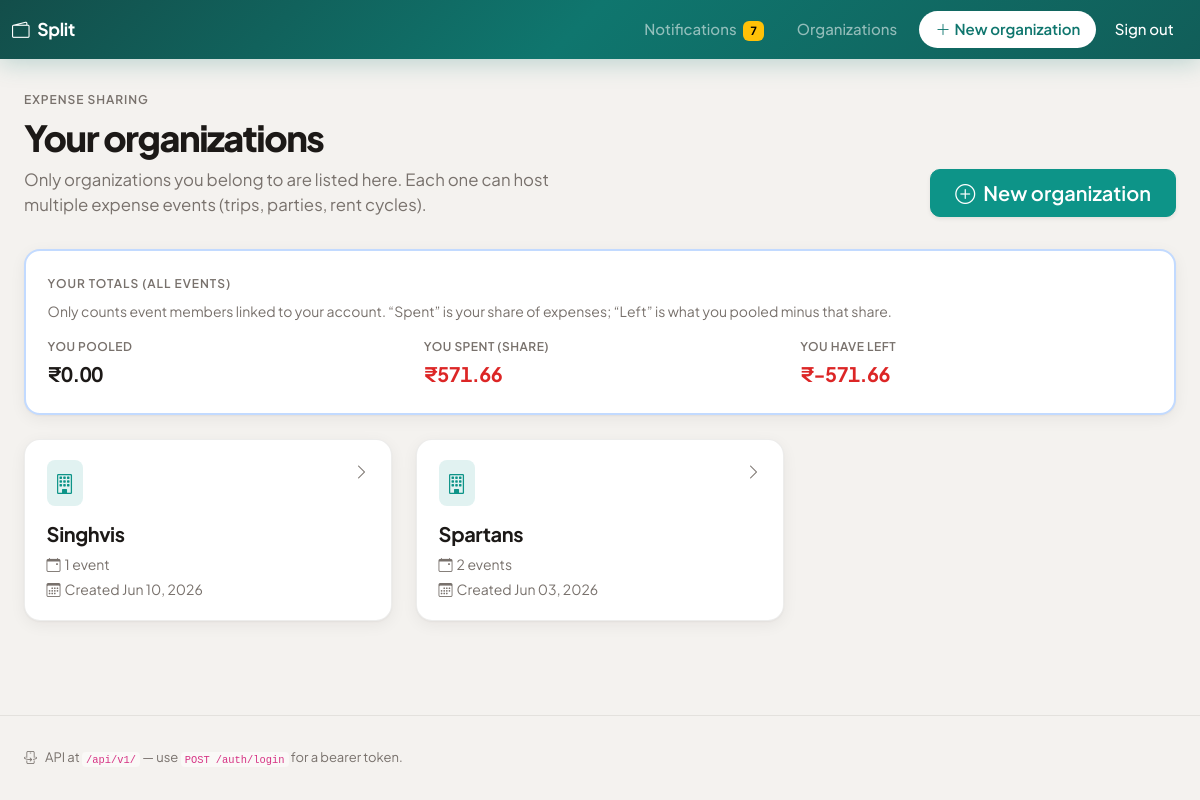
The page /orgs (signed in) on the database its author committed.
### app/models.py (models this page shows)
class Organization(Base):
    __tablename__ = "organizations"
    id: Mapped[int] = mapped_column(primary_key=True, autoincrement=True)
    name: Mapped[str] = mapped_column(String(200), nullable=False)
    created_by_user_id: Mapped[int | None] = mapped_column(
        ForeignKey("users.id"), nullable=True, index=True
    )
    created_at: Mapped[datetime] = mapped_column(DateTime, default=datetime.utcnow)
    members: Mapped[list["OrganizationMember"]] = relationship(
        back_populates="organization", cascade="all, delete-orphan"
    )
    events: Mapped[list["Event"]] = relationship(
        back_populates="organization", cascade="all, delete-orphan"
    )
    org_contributions: Mapped[list["OrganizationContribution"]] = relationship(
        back_populates="organization", cascade="all, delete-orphan"
    )

### app/routers/web.py (the view)
@router.get("/orgs", response_class=HTMLResponse)
def page_orgs(request: Request, db: Session = Depends(get_db)):
    uid = require_session_user(request)
    if isinstance(uid, RedirectResponse):
        return uid
    orgs = services.list_organizations_for_user(db, uid)
    summary = services.user_personal_balance_summary(db, uid)
    return templates.TemplateResponse(
        request,
        "orgs.html",
        {
            "orgs": orgs,
            "title": "Your organizations",
            "summary": summary,
        },
    )

### templates/orgs.html (shortened to what this page needs)
{% extends "base.html" %}
{% block content %}
<div class="et-hero d-flex flex-column flex-lg-row align-items-lg-end justify-content-lg-between gap-3">
  <div>
    <p class="et-eyebrow mb-2">Expense sharing</p>
    <h1 class="et-hero-title">Your organizations</h1>
    <p class="et-hero-lead">Only organizations you belong to are listed here. Each one can host multiple expense events (trips, parties, rent cycles).</p>
  </div>
  <a href="/orgs/new" class="btn btn-primary btn-lg px-4 align-self-start align-self-lg-end shadow-sm">
    <i class="bi bi-plus-circle me-2"></i>New organization
  </a>
</div>
<div class="et-card mb-4 border-primary border-opacity-25" style="border-width: 2px;">
  <div class="et-card-body py-4">
    <p class="et-eyebrow mb-2">Your totals (all events)</p>
    <p class="small et-muted mb-3">Only counts event members linked to your account. “Spent” is your share of expenses; “Left” is what you pooled minus that share.</p>
    <div class="row g-4 align-items-end">
      <div class="col-md-4">
        <div class="et-metric">
          <span class="et-metric-label">You pooled</span>
          <span class="et-metric-value et-metric-value--pooled fs-5">{{ summary.total_contributed | money }}</span>
        </div>
      </div>
      <div class="col-md-4">
        <div class="et-metric">
          <span class="et-metric-label">You spent (share)</span>
          <span class="et-metric-value et-metric-value--expended fs-5">{{ summary.total_expended | money }}</span>
        </div>
      </div>
      <div class="col-md-4">
        <div class="et-metric">
          <span class="et-metric-label">You have left</span>
          <span class="et-metric-value fs-5 {% if summary.total_remaining >= 0 %}et-metric-value--remaining-pos{% else %}et-metric-value--remaining-neg{% endif %}">
            {{ summary.total_remaining | money }}
          </span>
        </div>
      </div>
    </div>
  </div>
</div>
{% if not orgs %}
<div class="et-empty">
  <div class="et-empty-icon"><i class="bi bi-building"></i></div>
  <h2 class="h5 fw-bold mb-2">No organizations yet</h2>
  <p class="et-muted mb-4 mx-auto" style="max-width: 24rem;">Create an organization for your family, team, or roommates. Then add events under it to track separate pools and expenses.</p>
  <a href="/orgs/new" class="btn btn-primary"><i class="bi bi-plus-lg me-2"></i>Create your first organization</a>
</div>
{% else %}
<div class="row g-4">
  {% for o in orgs %}
  <div class="col-md-6 col-xl-4">
    <a href="/orgs/{{ o.id }}" class="text-decoration-none text-reset d-block h-100 et-card et-card-interactive">
      <div class="et-card-body h-100 d-flex flex-column">
        <div class="d-flex justify-content-between align-items-start gap-2 mb-3">
          <div class="rounded-3 p-2 d-inline-flex" style="background: var(--et-accent-soft); color: var(--et-accent);">
            <i class="bi bi-building fs-5"></i>
          </div>
          <i class="bi bi-chevron-right et-muted"></i>
        </div>
        <h2 class="h5 fw-bold mb-2" style="letter-spacing: -0.02em;">{{ o.name }}</h2>
        <p class="small et-muted mb-1">
          <i class="bi bi-calendar-event me-1"></i>{{ o.events | length }} event{% if o.events | length != 1 %}s{% endif %}
        </p>
        <p class="small et-muted mb-0 mt-auto">
          <i class="bi bi-calendar3 me-1"></i>Created {{ o.created_at.strftime('%b %d, %Y') }}
        </p>
      </div>
    </a>
  </div>
  {% endfor %}
</div>
{% endif %}
{% endblock %}

### static/app.css (style rules this page uses)
:root { --et-bg: #f4f2ef; --et-bg-elevated: #ffffff; --et-surface-2: #faf9f7; --et-text: #1c1917; --et-text-muted: #78716c; --et-border: rgba(28, 25, 23, 0.08); --et-border-strong: rgba(28, 25, 23, 0.12); --et-accent: #0d9488; --et-accent-hover: #0f766e; --et-accent-soft: rgba(13, 148, 136, 0.12); --et-accent-2: #6366f1; --et-radius: 12px; --et-radius-sm: 10px; --et-radius-lg: 16px; --et-shadow: 0 1px 2px rgba(28, 25, 23, 0.04), 0 4px 16px rgba(28, 25, 23, 0.06); --et-shadow-hover: 0 8px 24px rgba(28, 25, 23, 0.08); --et-green: #059669; --et-green-soft: rgba(5, 150, 105, 0.12); --et-red: #dc2626; --et-red-soft: rgba(220, 38, 38, 0.1); --et-font: "Plus Jakarta Sans", system-ui, -apple-system, sans-serif; }
*, *::before, *::after { box-sizing: border-box; }
html { scroll-behavior: smooth; }
body.et-body { font-family: var(--et-font); background: var(--et-bg); color: var(--et-text); min-height: 100vh; -webkit-font-smoothing: antialiased; }
.et-eyebrow { font-size: 0.75rem; font-weight: 600; text-transform: uppercase; letter-spacing: 0.08em; color: var(--et-text-muted); margin-bottom: 0.35rem; }
.et-card { background: var(--et-bg-elevated); border: 1px solid var(--et-border); border-radius: var(--et-radius-lg); box-shadow: var(--et-shadow); transition: box-shadow 0.2s ease, transform 0.2s ease, border-color 0.2s ease; }
.et-card-body { padding: 1.25rem 1.35rem; }
.et-metric { display: flex; flex-direction: column; gap: 0.2rem; }
.et-metric-label { font-size: 0.75rem; font-weight: 600; text-transform: uppercase; letter-spacing: 0.04em; color: var(--et-text-muted); }
.et-metric-value { font-size: 1.125rem; font-weight: 700; font-variant-numeric: tabular-nums; letter-spacing: -0.02em; }
.et-metric-value--pooled { color: var(--et-text); }
.et-metric-value--expended { color: var(--et-red); }
.et-metric-value--remaining-neg { color: var(--et-red); }
.btn-primary { --bs-btn-bg: var(--et-accent); --bs-btn-border-color: var(--et-accent); --bs-btn-hover-bg: var(--et-accent-hover); --bs-btn-hover-border-color: var(--et-accent-hover); --bs-btn-active-bg: var(--et-accent-hover); --bs-btn-active-border-color: var(--et-accent-hover); font-weight: 600; border-radius: var(--et-radius-sm); padding: 0.5rem 1.15rem; }
.et-hero { margin-bottom: 2rem; }
.et-hero-title { font-weight: 800; letter-spacing: -0.04em; font-size: clamp(1.75rem, 4vw, 2.25rem); line-height: 1.15; color: var(--et-text); margin-bottom: 0.5rem; }
.et-hero-lead { color: var(--et-text-muted); font-size: 1.05rem; max-width: 36rem; margin-bottom: 0; }
.et-muted { color: var(--et-text-muted); }

### rows shown on the page
Organization: name "Singhvis", events|length "1", created_at "Jun 10, 2026"
Organization: name "Spartans", events|length "2", created_at "Jun 03, 2026"

### other values the page prints
{{ request.state.unread_notifications }} "7"
{{ summary.total_contributed | money }} "₹0.00"
{{ summary.total_expended | money }} "₹571.66"
{{ summary.total_remaining | money }} "₹-571.66"
